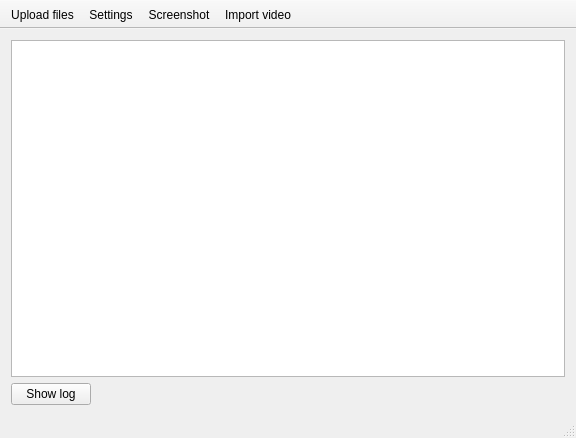
<?xml version="1.0" encoding="UTF-8"?>
<ui version="4.0">
 <class>MainWindow</class>
 <widget class="QMainWindow" name="MainWindow">
  <property name="geometry">
   <rect>
    <x>0</x>
    <y>0</y>
    <width>576</width>
    <height>438</height>
   </rect>
  </property>
  <property name="windowTitle">
   <string>qimageuploader</string>
  </property>
  <property name="windowIcon">
   <iconset resource="../../qimageuploader.qrc">
    <normaloff>:/res/icon_main.ico</normaloff>:/res/icon_main.ico</iconset>
  </property>
  <widget class="QWidget" name="centralWidget">
   <layout class="QVBoxLayout" name="verticalLayout">
    <item>
     <widget class="QTreeView" name="treeView">
      <property name="expandsOnDoubleClick">
       <bool>false</bool>
      </property>
     </widget>
    </item>
    <item>
     <layout class="QHBoxLayout" name="horizontalLayout">
      <item>
       <widget class="QPushButton" name="showLogButton">
        <property name="text">
         <string>Show log</string>
        </property>
       </widget>
      </item>
      <item>
       <spacer name="horizontalSpacer">
        <property name="orientation">
         <enum>Qt::Horizontal</enum>
        </property>
        <property name="sizeHint" stdset="0">
         <size>
          <width>40</width>
          <height>20</height>
         </size>
        </property>
       </spacer>
      </item>
     </layout>
    </item>
   </layout>
  </widget>
  <widget class="QMenuBar" name="menuBar">
   <property name="geometry">
    <rect>
     <x>0</x>
     <y>0</y>
     <width>576</width>
     <height>21</height>
    </rect>
   </property>
  </widget>
  <widget class="QToolBar" name="mainToolBar">
   <property name="movable">
    <bool>false</bool>
   </property>
   <property name="toolButtonStyle">
    <enum>Qt::ToolButtonTextBesideIcon</enum>
   </property>
   <property name="floatable">
    <bool>false</bool>
   </property>
   <attribute name="toolBarArea">
    <enum>TopToolBarArea</enum>
   </attribute>
   <attribute name="toolBarBreak">
    <bool>false</bool>
   </attribute>
   <addaction name="actionAdd_files"/>
   <addaction name="actionSettings"/>
   <addaction name="actionScreenshot"/>
   <addaction name="actionGrab_frames"/>
  </widget>
  <widget class="QStatusBar" name="statusBar"/>
  <action name="actionAdd_files">
   <property name="icon">
    <iconset resource="../../qimageuploader.qrc">
     <normaloff>:/res/add.png</normaloff>:/res/add.png</iconset>
   </property>
   <property name="text">
    <string>Upload files</string>
   </property>
  </action>
  <action name="actionAdd_Images">
   <property name="icon">
    <iconset resource="../../qimageuploader.qrc">
     <normaloff>:/res/images.ico</normaloff>:/res/images.ico</iconset>
   </property>
   <property name="text">
    <string>Share files</string>
   </property>
  </action>
  <action name="actionSettings">
   <property name="icon">
    <iconset resource="../../qimageuploader.qrc">
     <normaloff>:/res/settings.png</normaloff>:/res/settings.png</iconset>
   </property>
   <property name="text">
    <string>Settings</string>
   </property>
  </action>
  <action name="actionGrab_frames">
   <property name="icon">
    <iconset resource="../../qimageuploader.qrc">
     <normaloff>:/res/grabmovie.ico</normaloff>:/res/grabmovie.ico</iconset>
   </property>
   <property name="text">
    <string>Import video</string>
   </property>
  </action>
  <action name="actionScreenshot">
   <property name="icon">
    <iconset resource="../../qimageuploader.qrc">
     <normaloff>:/res/screenshot.ico</normaloff>:/res/screenshot.ico</iconset>
   </property>
   <property name="text">
    <string>Screenshot</string>
   </property>
  </action>
 </widget>
 <layoutdefault spacing="6" margin="11"/>
 <resources>
  <include location="../../qimageuploader.qrc"/>
 </resources>
 <connections/>
</ui>
